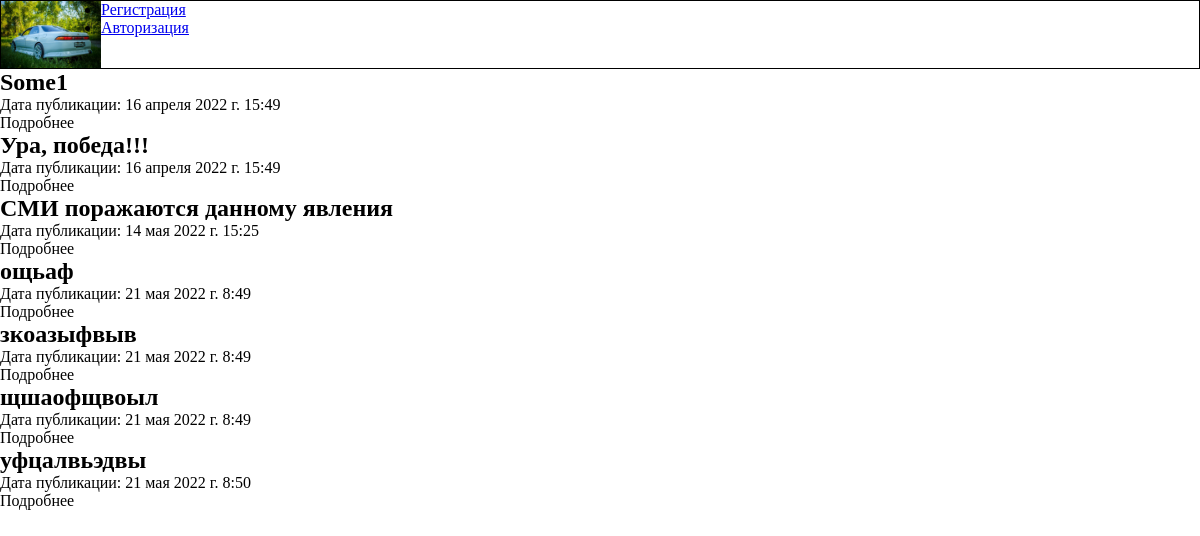
The page /post/news/ on the database as committed earlier.
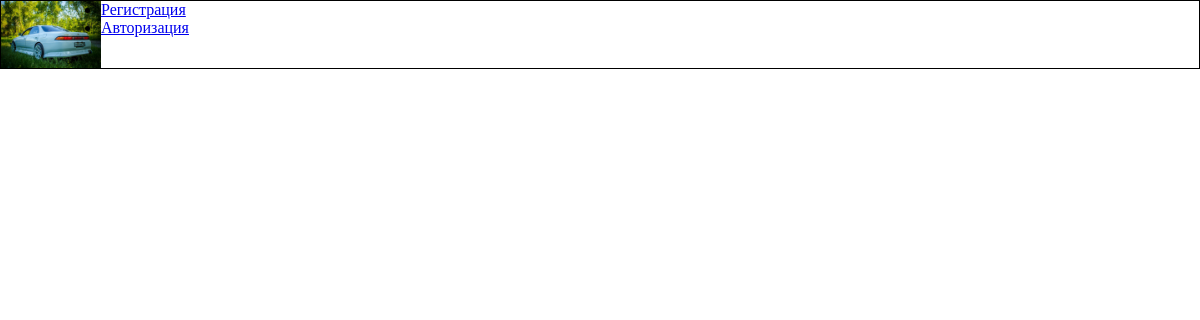
The same page on the database as committed later.
### news/models.py (models this page shows)
class News(models.Model):
    title = models.CharField(max_length=50)
    picture = models.FileField(upload_to="news/static/news/img/")
    about = models.TextField()
    content = models.TextField()
    created_at = models.DateTimeField(auto_now_add=True)
    updated_at = models.DateTimeField(auto_now=True)
    is_published = models.BooleanField()

### news/views.py (the view)
# urls.py: path("news/", test, name="news"),
def test(request):
    news = News.objects.all()
    for i in news:
        print(i.title)
    return render(request, "news/test.html", context={"news": news})

### news/templates/news/test.html (shortened to what this page needs)
<!DOCTYPE html>
{% load static %}
<html lang="en">
<head>
    <link rel="stylesheet" href="{%static 'news/css/news.css'%}">
</head>
<body>
<header>
    <nav>
        <img class="logoamg" src="{%static 'news/img/toyota-mark-2.jpg'%}" alt="у соболезную, что твой комп не тянет даже картинку">
        <ul>
            <li><a href="{%url 'news:register' %}">Регистрация</a></li>
            <li><a href="{%url 'news:authorization' %}">Авторизация</a></li>
        </ul>
    </nav>
</header>
<main>
    {% for item in news %}
    <div class="new">
        <h2 class="zagolovok">{{item.title}}</h2>
        <p class="date">Дата публикации: {{item.created_at}}</p>
        <a class="more">Подробнее</a>
    </div>
    {% endfor %}
</main>
</body>
</html>

Rows that differ between the two databases and show on the page:
removed News: title "Some1", created_at "16 апреля 2022 г. 15:49"
removed News: title "Ура, победа!!!", created_at "16 апреля 2022 г. 15:49"
removed News: title "СМИ поражаются данному явления", created_at "14 мая 2022 г. 15:25"
removed News: title "ощьаф", created_at "21 мая 2022 г. 8:49"
removed News: title "зкоазыфвыв", created_at "21 мая 2022 г. 8:49"
removed News: title "щшаофщвоыл", created_at "21 мая 2022 г. 8:49"
removed News: title "уфцалвьэдвы", created_at "21 мая 2022 г. 8:50"
